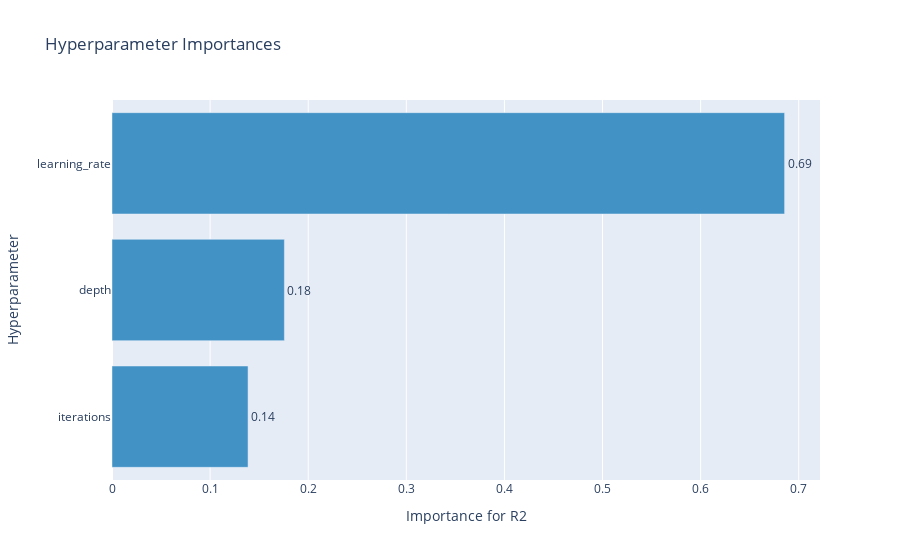

This figure's notebook cell:
### Code cell
# Построим диаграмму важности гиперпараметров
optuna.visualization.plot_param_importances(study, target_name='R2')

### Figure 1 — Plotly figure (JSON) as saved in the notebook; plotly's stock layout.template omitted (floating-point values rounded to 4 significant figures)
{"data": [{"cliponaxis": false, "hovertemplate": ["iterations (IntDistribution): 0.13868116621340898<extra></extra>", "depth (IntDistribution): 0.17571396471234915<extra></extra>", "learning_rate (FloatDistribution): 0.6856048690742419<extra></extra>"], "marker": {"color": "rgb(66,146,198)"}, "orientation": "h", "text": ["0.14", "0.18", "0.69"], "textposition": "outside", "type": "bar", "x": [0.1387, 0.1757, 0.6856], "y": ["iterations", "depth", "learning_rate"]}], "layout": {"showlegend": false, "title": {"text": "Hyperparameter Importances"}, "xaxis": {"title": {"text": "Importance for R2"}}, "yaxis": {"title": {"text": "Hyperparameter"}}}}
